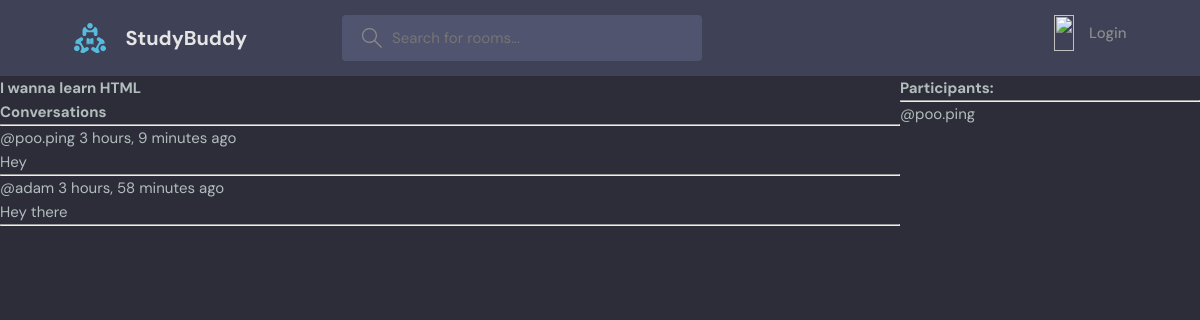
Page /room/6/ on the committed database.
### base/models.py (models this page shows, shortened)
class Room(models.Model):
    host = models.ForeignKey(User, on_delete=models.SET_NULL, null=True)
    topic = models.ForeignKey(Topic, on_delete=models.SET_NULL, null=True)
    name = models.CharField(max_length=200)
    description = models.TextField(null=True, blank=True)
    participants = models.ManyToManyField(User, related_name='participants', blank=True)
    updated = models.DateTimeField(auto_now=True)
    created = models.DateTimeField(auto_now_add=True)
    class Meta:
        ordering = ['-updated', '-created']

class Message(models.Model):
    user = models.ForeignKey(User, on_delete=models.CASCADE)
    room = models.ForeignKey(Room, on_delete=models.CASCADE)
    body = models.TextField()
    updated = models.DateTimeField(auto_now=True)
    created = models.DateTimeField(auto_now_add=True)
    class Meta:
        ordering = ['-updated', '-created']

### base/views.py (the view)
# urls.py: path('room/<str:pk>/', views.room, name='room'),
def room(request, pk):
    room = Room.objects.get(id=pk)
    room_messages = room.message_set.all().order_by('-created')
    participants = room.participants.all()
    if request.method == 'POST':
        message = Message.objects.create(user=request.user, room=room, body=request.POST.get('body'))
        room.participants.add(request.user)
        return redirect('room', pk=room.id)
    context = {'room': room, 'room_messages': room_messages, 'participants': participants}
    return render(request, 'base/room.html', context)

### base/templates/base/room.html (shortened to what this page needs)
{% extends "main.html" %}
{% block content %}
<div class="room-container">
    <div>
        <h1>{{room.name}}</h1>
        <div class="comment-wrapper">
            <h1>Conversations</h1>
            <hr>
            {%for message in room_messages%}
            <div>
                <small>@{{message.user}}   {{message.created|timesince}} ago</small>
                <p>{{message.body}}</p>
                <hr>
            </div>
            {%endfor%}
        </div>
    </div>
    <div>
        <h3>Participants:</h3>
        <hr>
        {% for user in participants %}
            <div>
                <p>@{{user.username}}</p>
            </div>
        {%endfor%}
    </div>
</div>
{% endblock content %}

### static/styles/style.css (style rules this page uses)
:root { --color-main: #71c6dd; --color-main-light: #e1f6fb; --color-dark: #3f4156; --color-dark-medium: #51546e; --color-dark-light: #696d97; --color-light: #e5e5e5; --color-gray: #8b8b8b; --color-light-gray: #b2bdbd; --color-bg: #2d2d39; --color-success: #5dd693; --color-error: #fc4b0b; }
* { font-family: "DM Sans", -apple-system, BlinkMacSystemFont, "Segoe UI", Roboto, Oxygen, Ubuntu, Cantarell, "Open Sans", "Helvetica Neue", sans-serif; margin: 0; padding: 0; box-sizing: border-box; text-rendering: optimizeLegibility; font-size: inherit; }
html { font-size: 56.25%; }
@media only screen and (min-width: 1200px) { html { font-size: 62.5%; } }
body { line-height: 1.6; font-weight: 400; font-size: 1.5rem; color: var(--color-light-gray); background-color: var(--color-bg); min-height: 100vh; }

### base/templates/base/room.html (style rules this page uses)
.room-container { display: grid; grid-template-columns: 3fr 1fr; }

### rows in the picture
Room: name "I wanna learn HTML"
Message: user "poo.ping", created "3 hours, 9 minutes", body "Hey"
Message: user "adam", created "3 hours, 58 minutes", body "Hey there"

### other values in the picture
{{ user.username }} "poo.ping"
